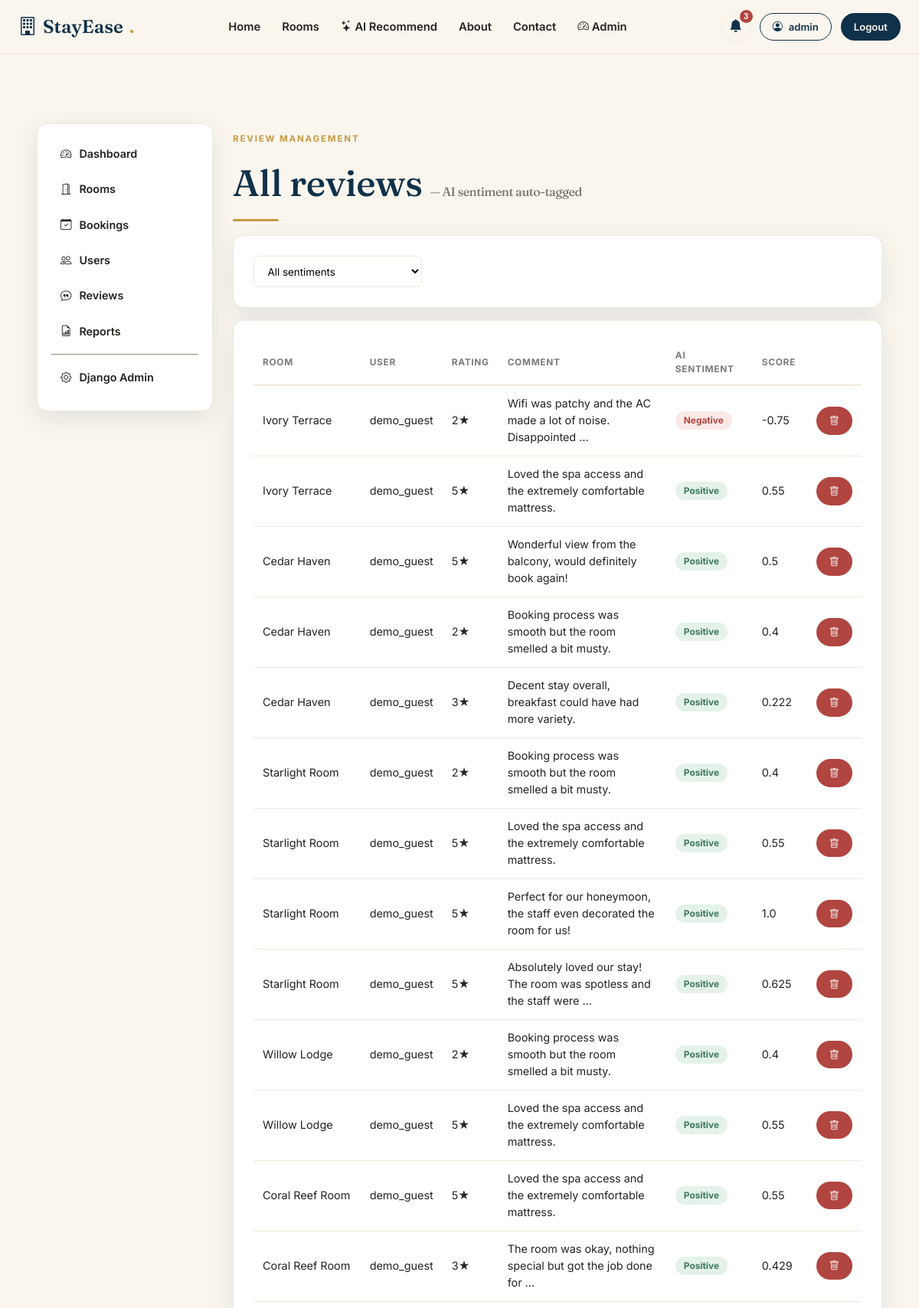
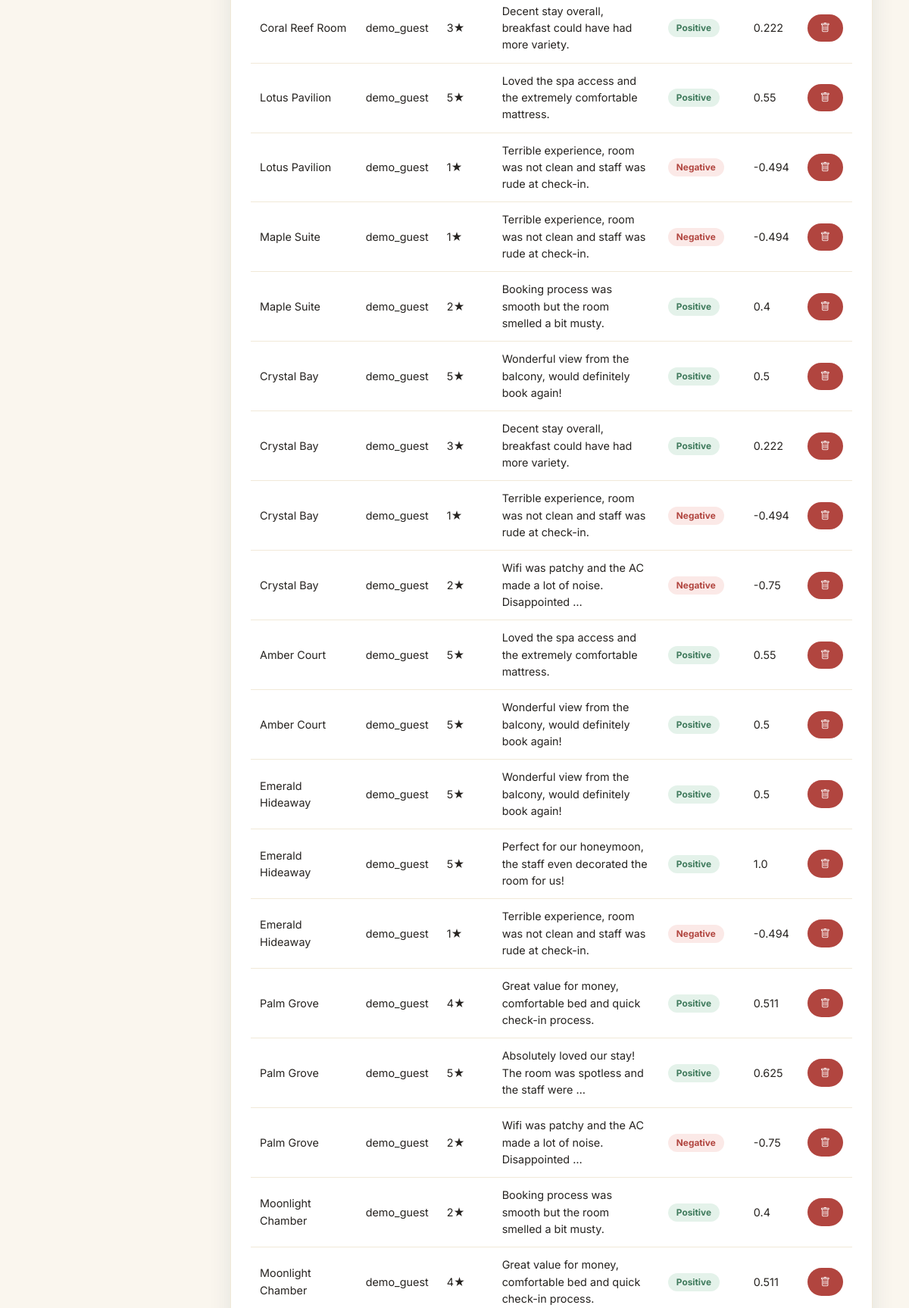
The page /manage/reviews/ (signed in, upper part) on the database its author committed (2 pictures, top to bottom).
### reviews/models.py (models this page shows, shortened)
class Review(models.Model):
    SENTIMENT_CHOICES = [
        ('positive', 'Positive'),
        ('neutral', 'Neutral'),
        ('negative', 'Negative'),
    ]
    room = models.ForeignKey(Room, on_delete=models.CASCADE, related_name='reviews')
    user = models.ForeignKey(User, on_delete=models.CASCADE, related_name='reviews')
    rating = models.PositiveSmallIntegerField(default=5)
    comment = models.TextField()
    sentiment = models.CharField(max_length=10, choices=SENTIMENT_CHOICES, blank=True)
    sentiment_score = models.FloatField(default=0.0, help_text='Polarity score from -1 to 1')
    created_at = models.DateTimeField(auto_now_add=True)
    class Meta:
        ordering = ['-created_at']

### rooms/models.py (models this page shows, shortened)
class Room(models.Model):
    PURPOSE_CHOICES = [
        ('business', 'Business Trip'),
        ('family', 'Family Vacation'),
        ('couple', 'Couple / Honeymoon'),
        ('solo', 'Solo Traveller'),
        ('friends', 'Friends Getaway'),
    ]
    name = models.CharField(max_length=150)
    category = models.ForeignKey(RoomCategory, on_delete=models.CASCADE, related_name='rooms')
    description = models.TextField()
    price_per_night = models.DecimalField(max_digits=10, decimal_places=2)
    capacity = models.PositiveIntegerField(default=2, help_text='Max guests')
    beds = models.PositiveIntegerField(default=1)
    size_sqft = models.PositiveIntegerField(default=250)
    amenities = models.ManyToManyField(Amenity, blank=True, related_name='rooms')
    best_for = models.CharField(max_length=20, choices=PURPOSE_CHOICES, default='family')
    thumbnail = _ImageField(upload_to='rooms/', blank=True, null=True)
    is_available = models.BooleanField(default=True)
    total_units = models.PositiveIntegerField(default=5)
    rating = models.DecimalField(max_digits=2, decimal_places=1, default=4.5)
    created_at = models.DateTimeField(auto_now_add=True)
    class Meta:
        ordering = ['-created_at']

### adminpanel/views.py (the view)
# urls.py: path('reviews/', views.review_manage_view, name='review_manage'),
@staff_member_required
def review_manage_view(request):
    reviews = Review.objects.select_related('user', 'room').all()
    sentiment = request.GET.get('sentiment', '')
    if sentiment:
        reviews = reviews.filter(sentiment=sentiment)
    return render(request, 'adminpanel/review_list.html', {
        'reviews': reviews, 'sentiment': sentiment, 'stats': sentiment_summary(Review.objects.all())
    })

### adminpanel/models.py (called while the page is built)
    @property
    def icon(self):
        return {
            'booking': 'bi-calendar-plus',
            'payment': 'bi-cash-coin',
            'review': 'bi-chat-quote',
            'contact': 'bi-envelope',
        }.get(self.notif_type, 'bi-bell')

### core/context_processors.py (called while the page is built)
def site_context(request):
    context = {
        'SITE_NAME': 'StayEase',
        'SITE_TAGLINE': 'AI-Powered Hotel Booking & Management',
    }
    if getattr(request, 'user', None) and request.user.is_authenticated and request.user.is_staff:
        from adminpanel.models import Notification
        context['admin_notifications'] = Notification.objects.all()[:8]
        context['admin_unread_count'] = Notification.objects.filter(is_read=False).count()
    return context

### reviews/ai.py (called while the page is built)
def sentiment_summary(queryset):
    total = queryset.count()
    if total == 0:
        return {'positive': 0, 'neutral': 0, 'negative': 0, 'total': 0,
                'positive_pct': 0, 'neutral_pct': 0, 'negative_pct': 0}
    positive = queryset.filter(sentiment='positive').count()
    neutral = queryset.filter(sentiment='neutral').count()
    negative = queryset.filter(sentiment='negative').count()
    return {
        'positive': positive, 'neutral': neutral, 'negative': negative, 'total': total,
        'positive_pct': round(positive / total * 100, 1),
        'neutral_pct': round(neutral / total * 100, 1),
        'negative_pct': round(negative / total * 100, 1),
    }

### templates/adminpanel/review_list.html (shortened to what this page needs)
{% extends "adminpanel/base_admin.html" %}
{% block admin_content %}
<p class="eyebrow">Review management</p>
<h1>All reviews <span style="font-size:1rem; color:var(--ink-60);">— AI sentiment auto-tagged</span></h1>
<div class="divider-gold"></div>
<div class="panel" style="margin-bottom:16px;">
  <form method="get" style="display:flex; gap:10px;">
    <select name="sentiment" class="form-select" style="max-width:220px;" onchange="this.form.submit()">
      <option value="">All sentiments</option>
    </select>
  </form>
</div>
<div class="panel">
  <table class="table-clean">
    <thead><tr><th>Room</th><th>User</th><th>Rating</th><th>Comment</th><th>AI Sentiment</th><th>Score</th><th></th></tr></thead>
    <tbody>
      {% for r in reviews %}
      <tr>
        <td>{{ r.room.name }}</td><td>{{ r.user.username }}</td><td>{{ r.rating }}★</td>
        <td style="max-width:260px;">{{ r.comment|truncatewords:12 }}</td>
        <td><span class="badge-soft badge-{{ r.sentiment }}">{{ r.get_sentiment_display }}</span></td>
        <td>{{ r.sentiment_score }}</td>
        <td><a href="{% url 'adminpanel:review_delete' r.pk %}" class="btn btn-sm btn-danger" onclick="return confirm('Delete this review?')"><i class="bi bi-trash"></i></a></td>
      </tr>
      {% empty %}<tr><td colspan="7" style="text-align:center; color:var(--ink-60);">No reviews yet.</td></tr>{% endfor %}
    </tbody>
  </table>
</div>
{% endblock %}

### templates/base.html (shortened to what this page needs)
{% load static %}
<!DOCTYPE html>
<html lang="en">
<head>
  <link rel="stylesheet" href="https://cdn.jsdelivr.net/npm/bootstrap-icons@1.11.3/font/bootstrap-icons.css">
  <link rel="stylesheet" href="{% static 'css/style.css' %}">
</head>
<body>
<nav class="navbar-stayease">
  <div class="navbar-inner">
    <a href="{% url 'core:home' %}" class="brand"><i class="bi bi-building"></i> StayEase<span class="dot">.</span></a>
    <div class="nav-links" id="navLinks">
      <a href="{% url 'core:home' %}">Home</a>
      <a href="{% url 'rooms:list' %}">Rooms</a>
      <a href="{% url 'rooms:recommend' %}"><i class="bi bi-stars"></i> AI Recommend</a>
      <a href="{% url 'core:about' %}">About</a>
      <a href="{% url 'core:contact' %}">Contact</a>
      {% if user.is_authenticated %}
        {% if user.is_staff %}<a href="{% url 'adminpanel:dashboard' %}"><i class="bi bi-speedometer2"></i> Admin</a>{% endif %}
      {% endif %}
    </div>
    <div class="nav-actions">
      {% if user.is_authenticated %}
        {% if user.is_staff %}
        <div class="notif-wrap">
          <button class="notif-bell" id="notifBellBtn"><i class="bi bi-bell-fill"></i>{% if admin_unread_count %}<span class="notif-dot">{{ admin_unread_count }}</span>{% endif %}</button>
        </div>
        {% endif %}
        <a href="{% url 'accounts:dashboard' %}" class="btn btn-outline btn-sm"><i class="bi bi-person-circle"></i> {{ user.first_name|default:user.username }}</a>
        <a href="{% url 'accounts:logout' %}" class="btn btn-navy btn-sm">Logout</a>
      {% else %}
        <a href="{% url 'accounts:login' %}" class="btn btn-outline btn-sm">Login</a>
        <a href="{% url 'accounts:register' %}" class="btn btn-gold btn-sm">Sign Up</a>
      {% endif %}
    </div>
  </div>
</nav>
<div class="container-narrow" style="padding-top: 18px;">
</div>
<main>
  {% block content %}{% endblock %}
</main>
</body>
</html>

### static/css/style.css (style rules this page uses)
:root { --navy: #10314a; --navy-deep: #0a2338; --gold: #c69a44; --gold-soft: #e4c98a; --cream: #faf6ee; --cream-deep: #f1e9d8; --charcoal: #262320; --ink-60: rgba(38, 35, 32, 0.6); --ink-40: rgba(38, 35, 32, 0.4); --success: #3f7a5c; --danger: #b1453f; --neutral: #e8dfc9; --radius: 14px; --shadow-card: 0 10px 30px rgba(16, 49, 74, 0.10); --shadow-lift: 0 18px 40px rgba(16, 49, 74, 0.18); --font-display: 'Fraunces', 'Georgia', serif; --font-body: 'Inter', -apple-system, BlinkMacSystemFont, sans-serif; }
* { box-sizing: border-box; }
html { scroll-behavior: smooth; }
body { font-family: var(--font-body); background: var(--cream); color: var(--charcoal); margin: 0; line-height: 1.55; -webkit-font-smoothing: antialiased; }
h1, h2, h3, h4, .display { font-family: var(--font-display); color: var(--navy); font-weight: 600; letter-spacing: -0.01em; margin: 0 0 .5rem; }
h1 { font-size: clamp(2.1rem, 4vw, 3.4rem); font-weight: 500; }
a { color: var(--navy); text-decoration: none; }
.eyebrow { font-family: var(--font-body); text-transform: uppercase; letter-spacing: .16em; font-size: .72rem; font-weight: 700; color: var(--gold); }
.container-narrow { max-width: 1180px; margin: 0 auto; padding: 0 24px; }
.btn { display: inline-flex; align-items: center; justify-content: center; gap: .5rem; font-family: var(--font-body); font-weight: 600; font-size: .92rem; padding: .72rem 1.5rem; border-radius: 999px; border: 1px solid transparent; cursor: pointer; transition: transform .15s ease, box-shadow .15s ease, background .15s ease; }
.btn-navy { background: var(--navy); color: var(--cream); }
.btn-outline { background: transparent; border-color: var(--navy); color: var(--navy); }
.btn-danger { background: var(--danger); color: #fff; }
.btn-sm { padding: .45rem 1rem; font-size: .82rem; }
.navbar-stayease { position: sticky; top: 0; z-index: 100; background: rgba(250, 246, 238, 0.92); backdrop-filter: blur(10px); border-bottom: 1px solid var(--cream-deep); }
.navbar-inner { display: flex; align-items: center; justify-content: space-between; padding: 16px 24px; max-width: 1280px; margin: 0 auto; }
.brand { font-family: var(--font-display); font-size: 1.5rem; font-weight: 600; color: var(--navy); display: flex; align-items: center; gap: 8px; }
.brand .dot { color: var(--gold); }
.nav-links { display: flex; gap: 28px; align-items: center; }
.nav-links a { font-size: .92rem; font-weight: 600; color: var(--charcoal); position: relative; padding: 4px 0; }
.nav-links a::after { content: ''; position: absolute; left: 0; bottom: -3px; width: 0; height: 2px; background: var(--gold); transition: width .2s ease; }
.nav-actions { display: flex; align-items: center; gap: 12px; }
.notif-wrap { position: relative; }
.notif-bell { position: relative; background: none; border: 1.5px solid var(--cream-deep); width: 38px; height: 38px; border-radius: 50%; color: var(--navy); font-size: 1.05rem; cursor: pointer; display: flex; align-items: center; justify-content: center; }
.notif-dot { position: absolute; top: -4px; right: -4px; background: var(--danger); color: #fff; font-size: .65rem; font-weight: 700; min-width: 17px; height: 17px; border-radius: 999px; display: flex; align-items: center; justify-content: center; padding: 0 4px; }
.btn { transition: transform .15s ease, box-shadow .15s ease, background .15s ease; }
.panel { background: #fff; border-radius: var(--radius); padding: 26px; box-shadow: var(--shadow-card); border: 1px solid var(--cream-deep); }
.badge-soft { display: inline-block; padding: 3px 11px; border-radius: 999px; font-size: .74rem; font-weight: 700; }
.badge-positive { background: #e4f2ea; color: var(--success); }
.badge-negative { background: #fbe9e7; color: var(--danger); }
.form-control, .form-select { border: 1.5px solid var(--cream-deep); border-radius: 8px; padding: .65rem .85rem; font-family: var(--font-body); width: 100%; background: #fff; }
.divider-gold { width: 60px; height: 3px; background: var(--gold); border-radius: 2px; margin: 10px 0 18px; }
.table-clean { width: 100%; border-collapse: collapse; }
.table-clean th { text-align: left; font-size: .74rem; text-transform: uppercase; letter-spacing: .06em; color: var(--ink-60); padding: 10px 12px; border-bottom: 2px solid var(--cream-deep); }
.table-clean td { padding: 12px; border-bottom: 1px solid var(--cream-deep); font-size: .9rem; vertical-align: middle; }

### rows shown on the page
Review: room.name "Ivory Terrace", user.username "demo_guest", rating "2", comment "Wifi was patchy and the AC made a lot of noise. Disappointed …", sentiment "Negative", sentiment_score "-0.75"
Review: room.name "Ivory Terrace", user.username "demo_guest", rating "5", comment "Loved the spa access and the extremely comfortable mattress.", sentiment "Positive", sentiment_score "0.55"
Review: room.name "Cedar Haven", user.username "demo_guest", rating "5", comment "Wonderful view from the balcony, would definitely book again!", sentiment "Positive", sentiment_score "0.5"
Review: room.name "Cedar Haven", user.username "demo_guest", rating "2", comment "Booking process was smooth but the room smelled a bit musty.", sentiment "Positive", sentiment_score "0.4"
Review: room.name "Cedar Haven", user.username "demo_guest", rating "3", comment "Decent stay overall, breakfast could have had more variety.", sentiment "Positive", sentiment_score "0.222"
Review: room.name "Starlight Room", user.username "demo_guest", rating "2", comment "Booking process was smooth but the room smelled a bit musty.", sentiment "Positive", sentiment_score "0.4"
Review: room.name "Starlight Room", user.username "demo_guest", rating "5", comment "Loved the spa access and the extremely comfortable mattress.", sentiment "Positive", sentiment_score "0.55"
Review: room.name "Starlight Room", user.username "demo_guest", rating "5", comment "Perfect for our honeymoon, the staff even decorated the room for us!", sentiment "Positive", sentiment_score "1.0"
Review: room.name "Starlight Room", user.username "demo_guest", rating "5", comment "Absolutely loved our stay! The room was spotless and the staff were …", sentiment "Positive", sentiment_score "0.625"
Review: room.name "Willow Lodge", user.username "demo_guest", rating "2", comment "Booking process was smooth but the room smelled a bit musty.", sentiment "Positive", sentiment_score "0.4"
Review: room.name "Willow Lodge", user.username "demo_guest", rating "5", comment "Loved the spa access and the extremely comfortable mattress.", sentiment "Positive", sentiment_score "0.55"
Review: room.name "Coral Reef Room", user.username "demo_guest", rating "5", comment "Loved the spa access and the extremely comfortable mattress.", sentiment "Positive", sentiment_score "0.55"
Review: room.name "Coral Reef Room", user.username "demo_guest", rating "3", comment "The room was okay, nothing special but got the job done for …", sentiment "Positive", sentiment_score "0.429"
Review: room.name "Coral Reef Room", user.username "demo_guest", rating "3", comment "Decent stay overall, breakfast could have had more variety.", sentiment "Positive", sentiment_score "0.222"
Review: room.name "Lotus Pavilion", user.username "demo_guest", rating "5", comment "Loved the spa access and the extremely comfortable mattress.", sentiment "Positive", sentiment_score "0.55"
Review: room.name "Lotus Pavilion", user.username "demo_guest", rating "1", comment "Terrible experience, room was not clean and staff was rude at check-in.", sentiment "Negative", sentiment_score "-0.494"
Review: room.name "Maple Suite", user.username "demo_guest", rating "1", comment "Terrible experience, room was not clean and staff was rude at check-in.", sentiment "Negative", sentiment_score "-0.494"
Review: room.name "Maple Suite", user.username "demo_guest", rating "2", comment "Booking process was smooth but the room smelled a bit musty.", sentiment "Positive", sentiment_score "0.4"
Review: room.name "Crystal Bay", user.username "demo_guest", rating "5", comment "Wonderful view from the balcony, would definitely book again!", sentiment "Positive", sentiment_score "0.5"
Review: room.name "Crystal Bay", user.username "demo_guest", rating "3", comment "Decent stay overall, breakfast could have had more variety.", sentiment "Positive", sentiment_score "0.222"
Review: room.name "Crystal Bay", user.username "demo_guest", rating "1", comment "Terrible experience, room was not clean and staff was rude at check-in.", sentiment "Negative", sentiment_score "-0.494"
Review: room.name "Crystal Bay", user.username "demo_guest", rating "2", comment "Wifi was patchy and the AC made a lot of noise. Disappointed …", sentiment "Negative", sentiment_score "-0.75"
Review: room.name "Amber Court", user.username "demo_guest", rating "5", comment "Loved the spa access and the extremely comfortable mattress.", sentiment "Positive", sentiment_score "0.55"
Review: room.name "Amber Court", user.username "demo_guest", rating "5", comment "Wonderful view from the balcony, would definitely book again!", sentiment "Positive", sentiment_score "0.5"
Review: room.name "Emerald Hideaway", user.username "demo_guest", rating "5", comment "Wonderful view from the balcony, would definitely book again!", sentiment "Positive", sentiment_score "0.5"
Review: room.name "Emerald Hideaway", user.username "demo_guest", rating "5", comment "Perfect for our honeymoon, the staff even decorated the room for us!", sentiment "Positive", sentiment_score "1.0"
Review: room.name "Emerald Hideaway", user.username "demo_guest", rating "1", comment "Terrible experience, room was not clean and staff was rude at check-in.", sentiment "Negative", sentiment_score "-0.494"
Review: room.name "Palm Grove", user.username "demo_guest", rating "4", comment "Great value for money, comfortable bed and quick check-in process.", sentiment "Positive", sentiment_score "0.511"
Review: room.name "Palm Grove", user.username "demo_guest", rating "5", comment "Absolutely loved our stay! The room was spotless and the staff were …", sentiment "Positive", sentiment_score "0.625"
Review: room.name "Palm Grove", user.username "demo_guest", rating "2", comment "Wifi was patchy and the AC made a lot of noise. Disappointed …", sentiment "Negative", sentiment_score "-0.75"
Review: room.name "Moonlight Chamber", user.username "demo_guest", rating "2", comment "Booking process was smooth but the room smelled a bit musty.", sentiment "Positive", sentiment_score "0.4"
Review: room.name "Moonlight Chamber", user.username "demo_guest", rating "4", comment "Great value for money, comfortable bed and quick check-in process.", sentiment "Positive", sentiment_score "0.511"

### other values the page prints
{{ admin_unread_count }} "3"
{{ user.first_name|default:user.username }} "admin"
